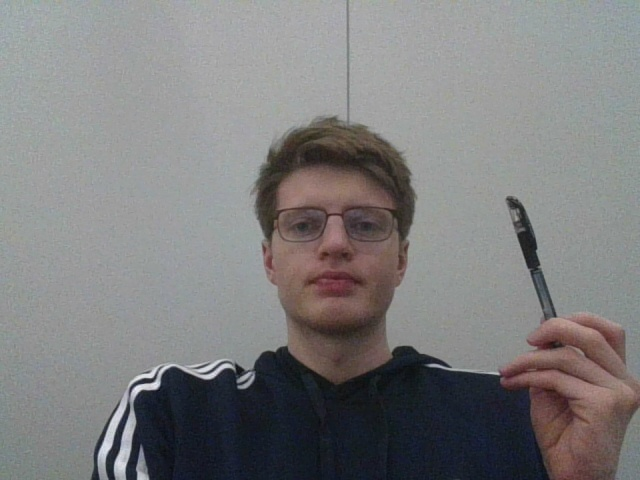
#> input picture sketch_code/one.jpg, 640 x 480 px
$ python main3.py
#> lines starting #> are read from the running program, lines starting #| are printed output that depends on the picture
import numpy as np
import cv2 as cv
import matplotlib.pyplot as plt
img1 = cv.imread('one.jpg',cv.IMREAD_GRAYSCALE)          # queryImage
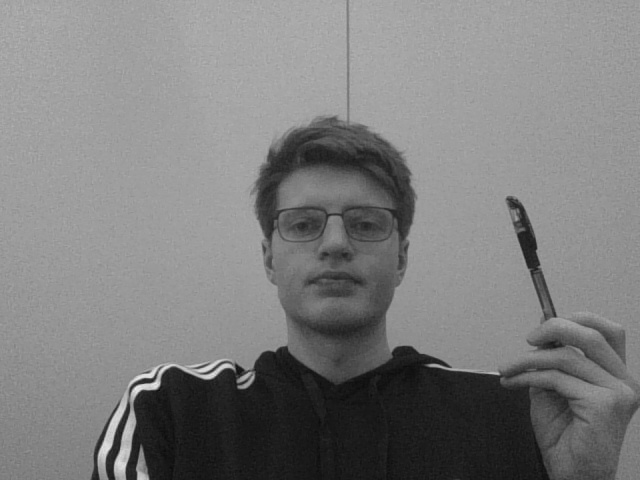
#> img1: shape (480, 640); min 11, max 240, mean 125.5
img2 = cv.imread('one_3.jpg',cv.IMREAD_GRAYSCALE) # trainImage
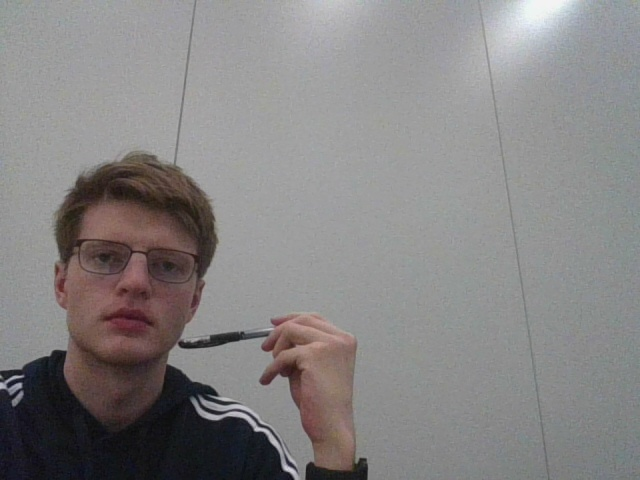
#> input picture sketch_code/one_3.jpg, 640 x 480 px
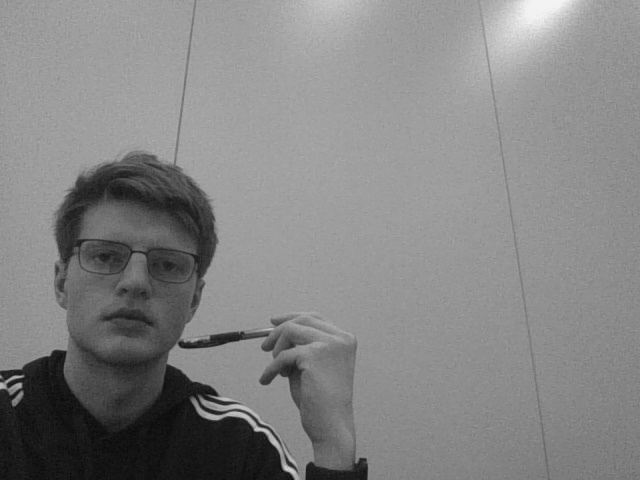
#> img2: shape (480, 640); min 5, max 245, mean 132.3
# Initiate SIFT detector
sift = cv.SIFT_create()
# find the keypoints and descriptors with SIFT
kp1, des1 = sift.detectAndCompute(img1,None)
#> kp1 = 317 keypoints; strongest (x, y, size): (120, 465, 8.9), (151, 381, 4.1), (137, 389, 4.9), (150, 376, 3.7)
kp2, des2 = sift.detectAndCompute(img2,None)
#> kp2 = 280 keypoints; strongest (x, y, size): (286, 468, 4.6), (257, 429, 3.9), (19, 385, 4), (274, 442, 4.4)
# BFMatcher with default params
bf = cv.BFMatcher()
matches = bf.knnMatch(des1,des2,k=2)
#> matches = 317 matches
# Apply ratio test
good = []
for m,n in matches:
    if m.distance < 0.75*n.distance:
        good.append([m])
#> after the loop, good = 53 matches
# cv.drawMatchesKnn expects list of lists as matches.
img3 = cv.drawMatchesKnn(img1,kp1,img2,kp2,good,None,flags=cv.DrawMatchesFlags_NOT_DRAW_SINGLE_POINTS)
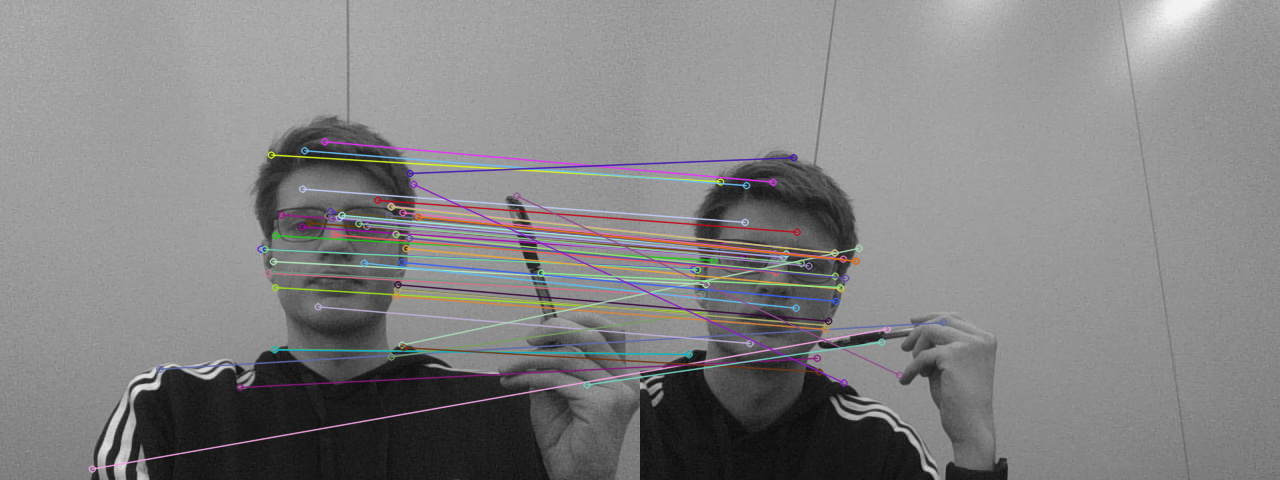
#> img3: shape (480, 1280, 3); mean of channels 0, 1, 2 130.3, 129.8, 130.5; drawn as B, G, R
plt.imshow(img3),plt.show()
